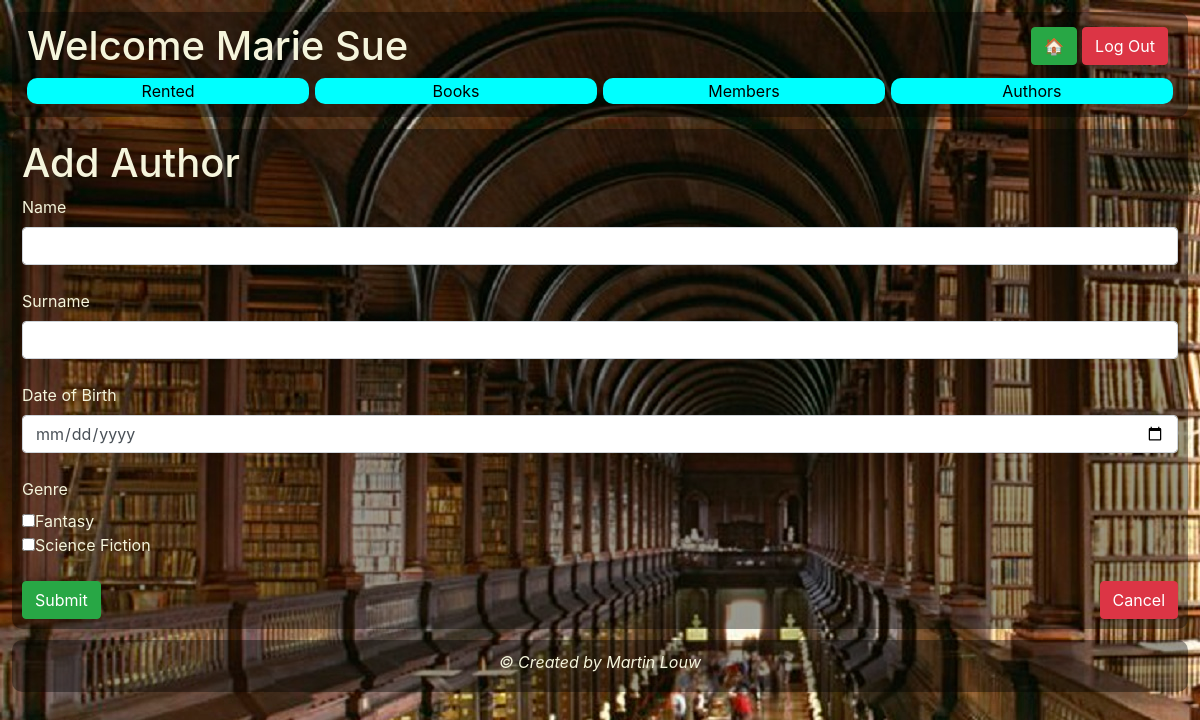
The app's page /librarian/librarianAddAuthor.php (signed in) with its own data.
### tables this page shows
CREATE TABLE `members` (
  `member_id` int(11) NOT NULL,
  `member_name` varchar(255) NOT NULL,
  `member_surname` varchar(255) NOT NULL,
  `member_date_of_birth` date NOT NULL,
  `member_email` varchar(255) NOT NULL,
  `member_password` varchar(255) NOT NULL,
  `member_contact_number` char(10) NOT NULL,
  `role_id` int(11) NOT NULL
);

CREATE TABLE `genre` (
  `genre_id` int(11) NOT NULL,
  `genre_name` varchar(255) NOT NULL,
  `genre_desc` varchar(1000) NOT NULL
);

### librarian/librarianAddAuthor.php (the view)
<?php include '../librarian/librarianHeader.php'; ?>
	<form method="post" class="frmAddAuthor">
        <h1>Add Author</h1>
        <label for="authorName">Name</label><br>
            <input type="text" id="authorName" name="authorName" class="form-control"><br>
        <label for="authorSurname">Surname</label><br>
            <input type="text" id="authorSurname" name="authorSurname" class="form-control"><br>
        <label for="authorDob">Date of Birth</label><br>
            <input type="date" id="authorDob" name="authorDob" class="form-control"><br>
        <label for="authorGenre">Genre</label><br>
            <?php
                $sql = "SELECT * FROM genre";
                $result = $conn->query($sql);
                if ($result) {
                    if ($result->num_rows > 0) {
                        while ($row = $result->fetch_assoc()) { ?>
                            <input type="checkbox" id="checkbox<?= $row['genre_id'] ?>" name="authorGenre[]" value="<?= $row['genre_id'] ?>"><?= $row['genre_name'] ?><br>
            <?php	    }
                    }
                }
                else {
                    echo "Error selecting table " . $conn->error;
                }
		    ?>
        <div>
            <br>
            <input type="submit" id="btnSubmitAuthor" name="btnSubmitAuthor" value="Submit" class="btn btn-success btnSubmitAuthor">
            <button id="btnCancelAuthor" name="btnCancelAuthor" value="Cancel" class="btn btn-danger btnCancelAuthor">Cancel</button>
        </div>
    </form>
<?php include '../librarian/librarianFooter.php'; ?>

### librarian/librarianHeader.php (shortened to what this page needs)
<!DOCTYPE html>
<html>
	<head>
		<?php require('../php/funcLibrarian.php'); ?>
		<link rel='stylesheet' type='text/css' href='../css/librarian.css'>
		<link rel="stylesheet" href="https://stackpath.bootstrapcdn.com/bootstrap/4.5.0/css/bootstrap.min.css">
	</head>
	<body>
		<header class="container-fluid">
			<form method="post">
				<?php
					$memberID = $_SESSION['loggedInMemberID'];
					$sql = "SELECT * FROM members
							WHERE member_id = $memberID";
					$result = $conn->query($sql);
					if ($result) {
						if ($result->num_rows > 0) {
							while ($row = $result->fetch_assoc()) { ?>
								<h1>Welcome <?= $row['member_name'] . " " . $row['member_surname'] ?>
				<?php
							}
						}
					}
					else {
						echo "Error selecting table " . $conn->error;
					}
				?>
					<button id="btnLogOut" name="btnLogOut" class="btn btn-danger btnLogOut">Log Out</button>
					<button id="btnHome" name="btnHome" class="btn btn-success btnHome">&#127968;</button>
				</h1>
				<section class="buttonGrid">
					<div class="gridButton"><button id="btnDisplayRented" name="btnDisplayRented" class="btnNavigate">Rented</button></div>
					<div class="gridButton"><button id="btnDisplayBooks" name="btnDisplayBooks" class="btnNavigate">Books</button></div>
					<div class="gridButton"><button id="btnDisplayMembers" name="btnDisplayMembers" class="btnNavigate">Members</button></div>
					<div class="gridButton"><button id="btnDisplayAuthors" name="btnDisplayAuthors" class="btnNavigate">Authors</button></div>
				</section>
			</form>
		</header>
		<main>

### css/librarian.css (style rules this page uses)
body { background-image: url(../media/librarian-as-career.jpg); background-repeat: no-repeat; padding: 1%; }
.container-fluid { background-color: rgba(0,0,0,.4); padding: 10px; border: solid; border-width: 0px; border-radius: 10px; margin-bottom: 1%; }
h1 { color: beige; }
.btnLogOut, .btnHome { float: right; margin-right: 5px; margin-top: 5px; }
.buttonGrid { display: grid; grid-template-areas: "gridButton gridButton gridButton gridButton"; grid-template-columns: repeat(4, 1fr); gap: 0.5%; grid-auto-rows: auto; grid-template-rows: auto; }
.gridButton { border: solid; border-width: 0px; border-radius: 10px; margin-bottom: 1%; text-align: center; }
.btnNavigate { background-color: aqua; width: 100%; border: solid; border-width: 0px; border-radius: 10px; }
.frmAddBook, .frmUpdateMember, .frmAddAuthor, .frmUpdateAuthor { background-color: rgba(0,0,0,.4); padding: 10px; border: solid; border-width: 0px; border-radius: 10px; margin-bottom: 1%; color: beige; }
.btnCancelBook, .btnCancelAuthor { float: right; }

### records on screen
members: member_name "Marie", member_surname "Sue"
genre: genre_name "Fantasy"
genre: genre_name "Science Fiction"
